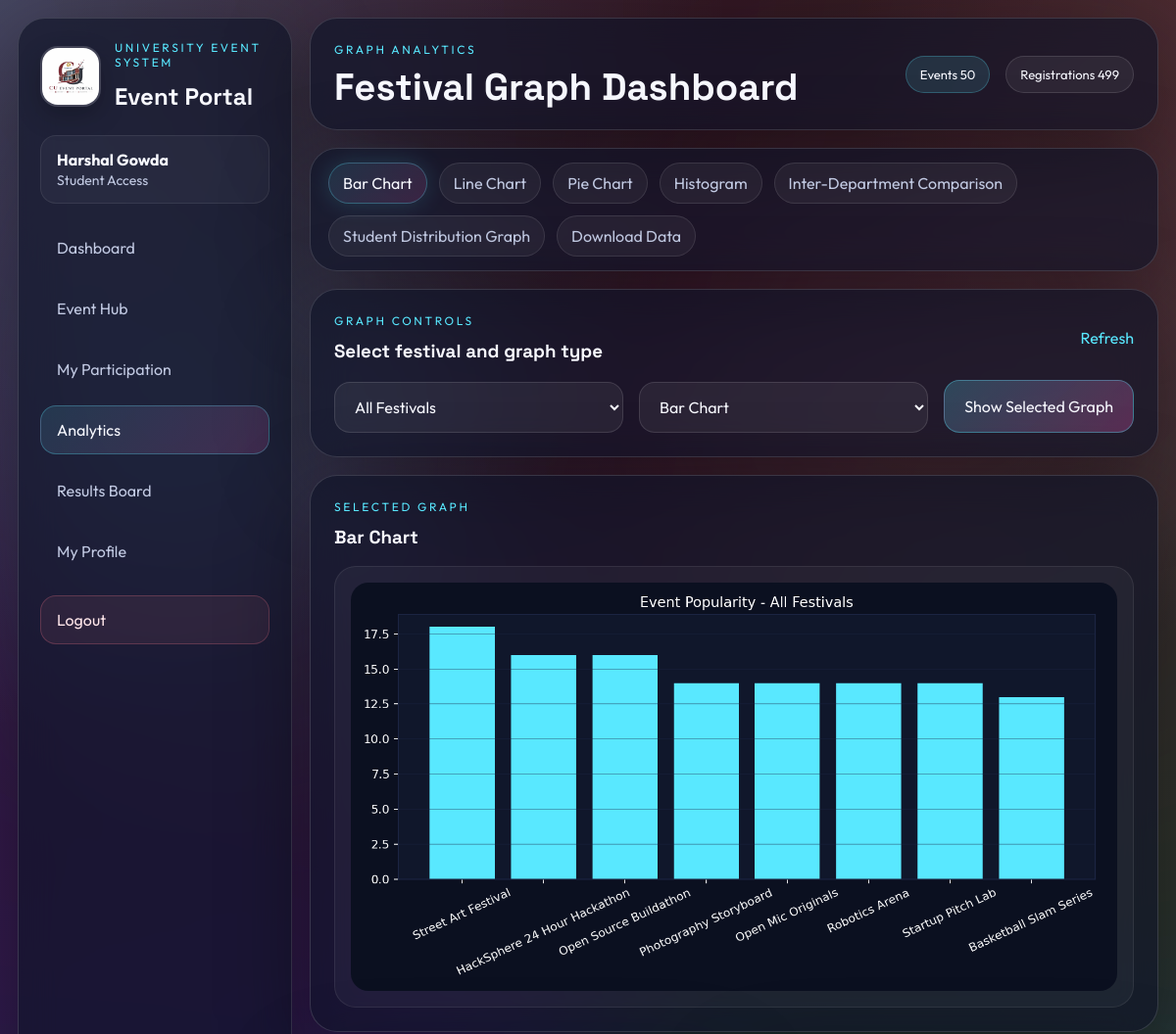
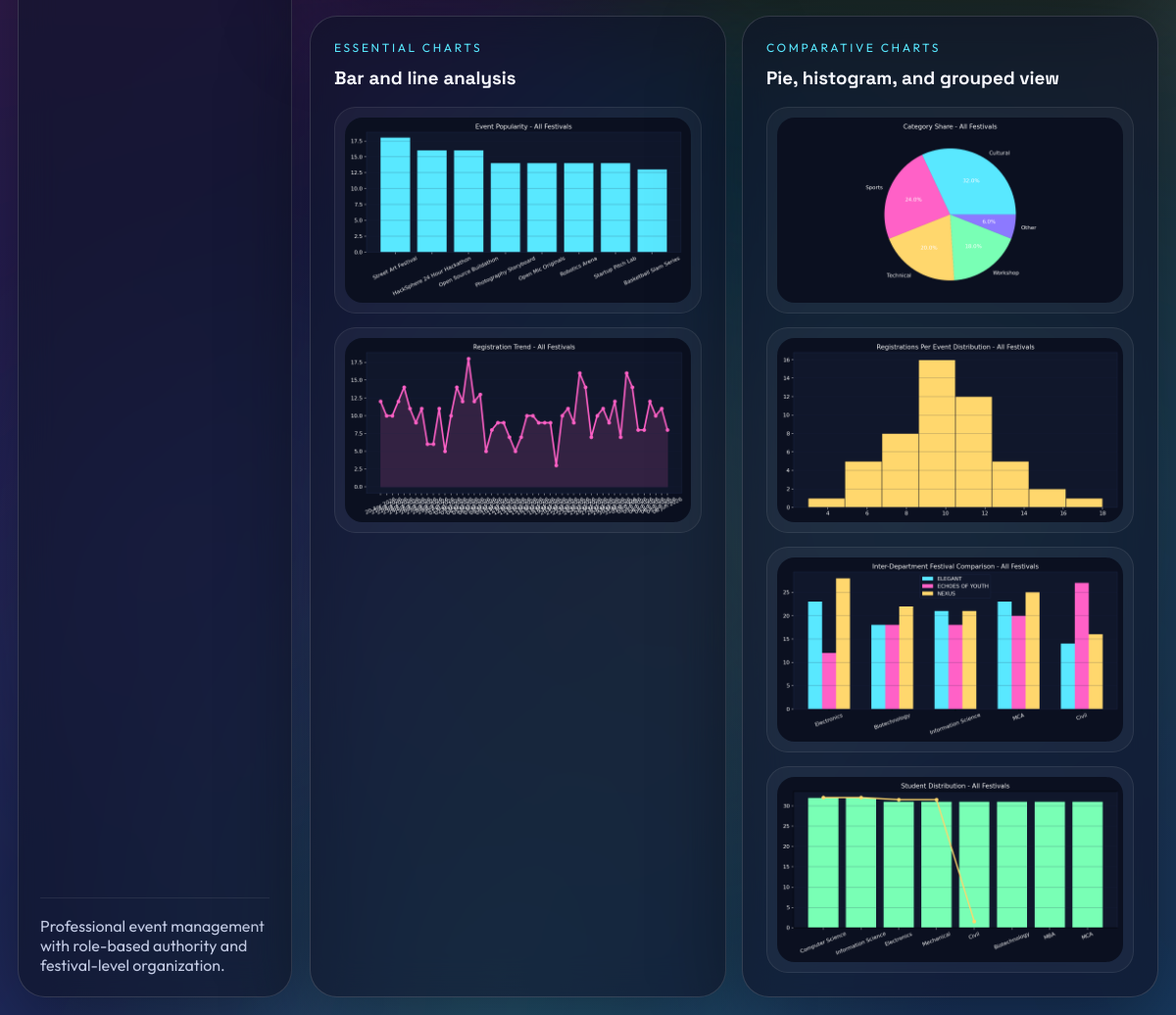
Page /analytics (signed in) on the committed database (2 pictures, top to bottom).
### tables this page shows
CREATE TABLE app_settings (
            setting_key TEXT PRIMARY KEY,
            setting_value TEXT
        );

CREATE TABLE portal_users (
            user_id INTEGER PRIMARY KEY AUTOINCREMENT,
            full_name TEXT NOT NULL,
            mobile TEXT UNIQUE NOT NULL,
            password_hash TEXT NOT NULL,
            role TEXT NOT NULL DEFAULT 'student',
            department_name TEXT,
            registration_number TEXT UNIQUE,
            participant_id INTEGER,
            created_at TIMESTAMP DEFAULT CURRENT_TIMESTAMP
        );

### app.py (the view)
@app.route("/analytics")
@login_required
def analytics():
    selected_festival = request.args.get("festival", "ALL")
    selected_chart = request.args.get("chart", "bar")
    payload = chart_payload(selected_festival)
    summary = {
        "total_events": len(payload["events"]),
        "total_registrations": sum(payload["popularity_counter"].values()),
        "selected_festival": selected_festival,
    }
    return render_template(
        "analytics.html",
        active_page="analytics",
        selected_festival=selected_festival,
        selected_chart=selected_chart,
        chart_types=CHART_TYPES,
        summary=summary,
    )

### app.py (called while the page is built)
def get_connection():
    connection = sqlite3.connect(DB_PATH)
    connection.row_factory = sqlite3.Row
    return connection

def fetch_table(table_name, order_by=None, descending=False, where=None, params=None):
    connection = get_connection()
    query = f"SELECT * FROM {table_name}"
    values = params or []
    if where:
        query += f" WHERE {where}"
    if order_by:
        direction = "DESC" if descending else "ASC"
        query += f" ORDER BY {order_by} {direction}"
    rows = [dict(row) for row in connection.execute(query, values).fetchall()]
    connection.close()
    return rows

def fetch_single(table_name, where=None, params=None):
    rows = fetch_table(table_name, where=where, params=params)
    return rows[0] if rows else None

def get_setting(setting_key, default_value=None):
    row = fetch_single("app_settings", where="setting_key = ?", params=[setting_key])
    return row["setting_value"] if row else default_value

def get_departments():
    return fetch_table("departments", order_by="department_name")

def get_categories():
    return fetch_table("categories", order_by="category_name")

def get_department_map():
    return {row["department_id"]: row["department_name"] for row in get_departments()}

def get_category_map():
    return {row["category_id"]: row["category_name"] for row in get_categories()}

def get_current_user():
    if "user_id" not in session:
        return None
    return fetch_single("portal_users", where="user_id = ?", params=[session["user_id"]])

def get_admin_contact_number():
    configured_number = os.getenv("ADMIN_CONTACT_NUMBER")
    if configured_number:
        return configured_number
    host_user = fetch_single("portal_users", where="role = ?", params=["host"])
    return host_user["mobile"] if host_user and host_user.get("mobile") else "9000000000"

def login_required(view):
    @wraps(view)
    def wrapped_view(*args, **kwargs):
        if "user_id" not in session:
            flash("Please login to access the portal.", "danger")
            return redirect(url_for("home"))
        return view(*args, **kwargs)
    return wrapped_view

def format_date_label(raw_value):
    if not raw_value:
        return "Date to be announced"
    try:
        return datetime.strptime(str(raw_value), "%Y-%m-%d").strftime("%d %b %Y")
    except ValueError:
        return str(raw_value)

### templates/analytics.html (shortened to what this page needs)
{% extends 'base.html' %}
{% block content %}
<section class="page-header glass-panel">
  <div>
    <p class="eyebrow">Graph analytics</p>
    <h1>Festival Graph Dashboard</h1>
  </div>
  <div class="hero-actions">
    <span class="status-badge">Events {{ summary.total_events }}</span>
    <span class="status-badge subtle">Registrations {{ summary.total_registrations }}</span>
  </div>
</section>
<section class="bubble-bar glass-panel">
  {% for chart_key, chart_label in chart_types.items() %}
  <a href="{{ url_for('analytics', festival=selected_festival, chart=chart_key) }}" class="bubble-link {% if selected_chart == chart_key %}active{% endif %}">{{ chart_label }}</a>
  {% endfor %}
  <a href="{{ url_for('download_scope', scope='analytics', festival=selected_festival) }}" class="bubble-link">Download Data</a>
</section>
<section class="content-card glass-panel">
  <div class="section-head">
    <div>
      <p class="eyebrow">Graph controls</p>
      <h3>Select festival and graph type</h3>
    </div>
    <a href="{{ url_for('analytics', festival=selected_festival, chart=selected_chart) }}" class="inline-link">Refresh</a>
  </div>
  <form method="GET" class="analytics-filter-grid">
    <select name="festival">
      <option value="ALL" {% if selected_festival == 'ALL' %}selected{% endif %}>All Festivals</option>
    </select>
    <select name="chart">
      {% for chart_key, chart_label in chart_types.items() %}
      <option value="{{ chart_key }}" {% if selected_chart == chart_key %}selected{% endif %}>{{ chart_label }}</option>
      {% endfor %}
    </select>
    <button type="submit" class="primary-btn glow-btn">Show Selected Graph</button>
  </form>
</section>
<section class="graph-viewer content-card glass-panel">
  <div class="section-head">
    <div>
      <p class="eyebrow">Selected graph</p>
      <h3>{{ chart_types[selected_chart] }}</h3>
    </div>
  </div>
  <div class="chart-frame">
    <img src="{{ url_for('analytics_chart', chart_type=selected_chart, festival=selected_festival) }}" alt="{{ chart_types[selected_chart] }}">
  </div>
</section>
<section class="grid-two">
  <article class="content-card glass-panel">
    <div class="section-head">
      <div>
        <p class="eyebrow">Essential charts</p>
        <h3>Bar and line analysis</h3>
      </div>
    </div>
    <div class="mini-chart-stack">
      <div class="chart-frame compact"><img src="{{ url_for('analytics_chart', chart_type='bar', festival=selected_festival) }}" alt="Bar chart"></div>
      <div class="chart-frame compact"><img src="{{ url_for('analytics_chart', chart_type='line', festival=selected_festival) }}" alt="Line chart"></div>
    </div>
  </article>
  <article class="content-card glass-panel">
    <div class="section-head">
      <div>
        <p class="eyebrow">Comparative charts</p>
        <h3>Pie, histogram, and grouped view</h3>
      </div>
    </div>
    <div class="mini-chart-stack">
      <div class="chart-frame compact"><img src="{{ url_for('analytics_chart', chart_type='pie', festival=selected_festival) }}" alt="Pie chart"></div>
      <div class="chart-frame compact"><img src="{{ url_for('analytics_chart', chart_type='histogram', festival=selected_festival) }}" alt="Histogram"></div>
      <div class="chart-frame compact"><img src="{{ url_for('analytics_chart', chart_type='grouped', festival=selected_festival) }}" alt="Grouped bar chart"></div>
      <div class="chart-frame compact"><img src="{{ url_for('analytics_chart', chart_type='students', festival=selected_festival) }}" alt="Student distribution graph"></div>
    </div>
  </article>
</section>
{% endblock %}

### templates/base.html (shortened to what this page needs)
<!DOCTYPE html>
<html lang="en">
<head>
  <link rel="stylesheet" href="{{ url_for('static', filename='css/style.css') }}">
</head>
<body class="app-body {% if page_effect == 'celebration' %}celebration-page{% endif %}">
  <div class="rainbow-orbit"></div>
  <div class="aurora-layer aurora-one"></div>
  <div class="aurora-layer aurora-two"></div>
  <div class="grain-layer"></div>
  <div class="confetti-layer" id="confetti-layer"></div>
  <div class="portal-shell">
    <aside class="sidebar glass-panel">
      <div>
        <div class="brand-lockup">
          {% if public_logo %}
          <img src="{{ url_for('static', filename=public_logo) }}" alt="Portal logo" class="sidebar-logo">
          {% else %}
          <div class="brand-icon">CE</div>
          {% endif %}
          <div>
            <p class="eyebrow">University Event System</p>
            <h2>Event Portal</h2>
          </div>
        </div>
        {% if current_user %}
        <div class="user-chip">
          <strong>{{ current_user.full_name }}</strong>
          <span>{{ 'Host Access' if current_user.role == 'host' else 'Student Access' }}</span>
        </div>
        {% endif %}
        <nav class="nav-list">
          <a href="{{ url_for('dashboard') }}" class="nav-item {% if active_page == 'dashboard' %}active{% endif %}">Dashboard</a>
          <a href="{{ url_for('events') }}" class="nav-item {% if active_page == 'events' %}active{% endif %}">{{ 'Event Control' if current_user and current_user.role == 'host' else 'Event Hub' }}</a>
          <a href="{{ url_for('participations') }}" class="nav-item {% if active_page == 'participations' %}active{% endif %}">{{ 'Participation Control' if current_user and current_user.role == 'host' else 'My Participation' }}</a>
          <a href="{{ url_for('analytics') }}" class="nav-item {% if active_page == 'analytics' %}active{% endif %}">Analytics</a>
          <a href="{{ url_for('results') }}" class="nav-item {% if active_page == 'results' %}active{% endif %}">{{ 'Manage Results' if current_user and current_user.role == 'host' else 'Results Board' }}</a>
          {% if current_user and current_user.role != 'host' %}
          <a href="{{ url_for('profile') }}" class="nav-item {% if active_page == 'profile' %}active{% endif %}">My Profile</a>
          {% endif %}
          <a href="{{ url_for('logout') }}" class="nav-item nav-item-logout">Logout</a>
        </nav>
      </div>
      <div class="sidebar-footer">
        <p>Professional event management with role-based authority and festival-level organization.</p>
      </div>
    </aside>
    <main class="content-area">
      {% block content %}{% endblock %}
    </main>
  </div>
</body>
</html>

### rows in the picture
app_settings: setting_value (picture)
portal_users: full_name "Harshal Gowda", role "Student Access", role "Event Hub", role "My Participation", role "Results Board"

### other values in the picture
{{ summary.total_events }} "50"
{{ summary.total_registrations }} "499"
{{ chart_label }} "Bar Chart" "Line Chart" "Pie Chart" "Histogram" "Inter-Department Comparison" "Student Distribution Graph"
{{ chart_types[selected_chart] }} "Bar Chart"
form field chart "Bar Chart"
